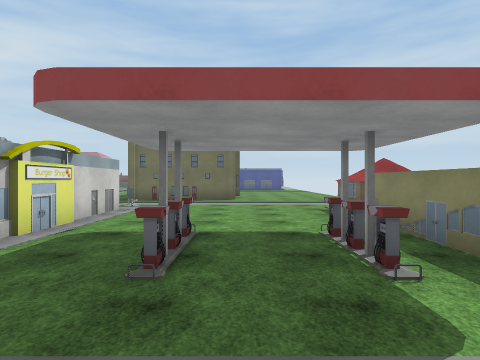
view 1 (above)

24 first-person views from a walk through a 3-D level made in the Unity game engine. The camera is 1.5 m above the floor, looks level and sees 75° across. The floor is counted in squares, 2 m on a side. Each view is taken from the middle of a square. On the plan, view 1 faces up. The plan holds only what a view shows up to about 10 squares ahead; the rest is blank. The place goes on beyond the plan. Some surface patterns are stand-ins.

view 2
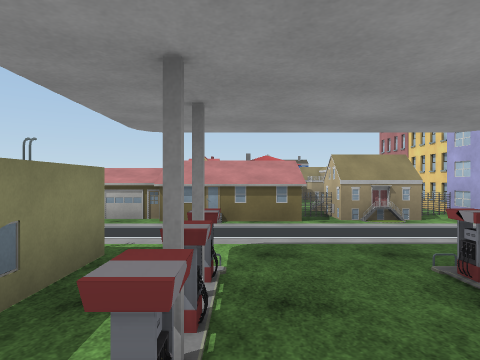

view 3
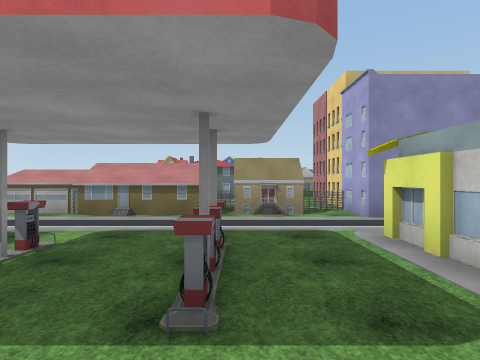

view 4
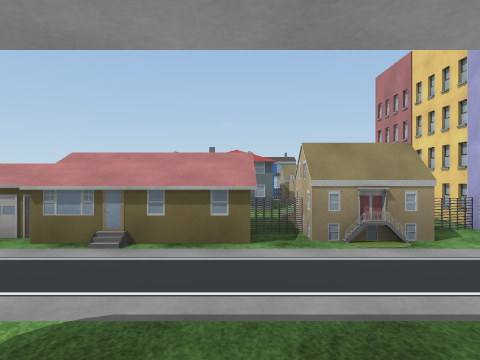

view 5
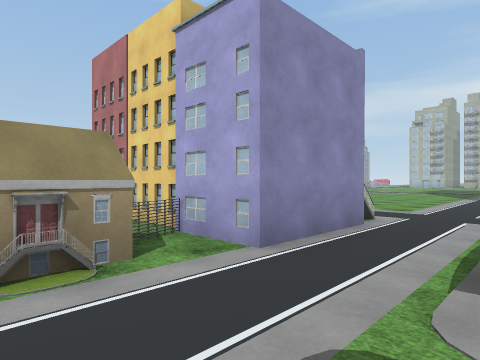

view 6
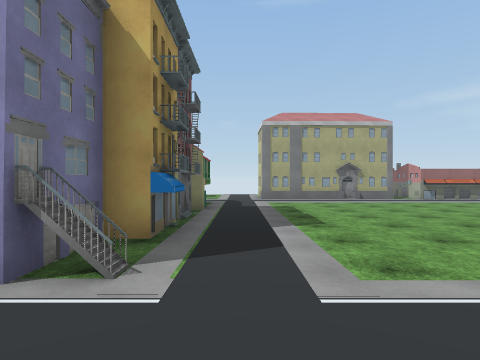

view 7
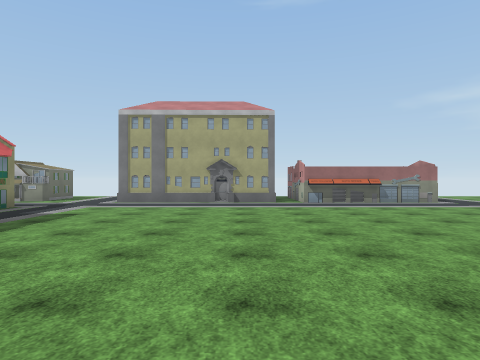

view 8
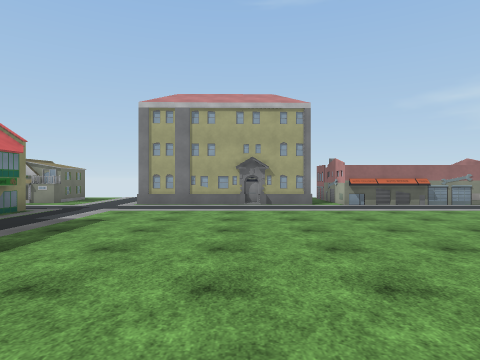

view 9
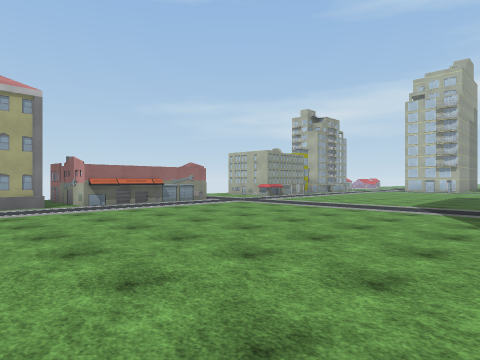

view 10
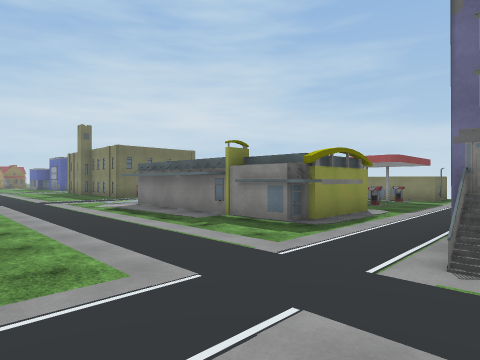

view 11
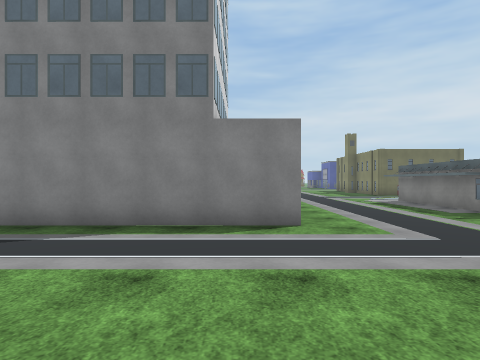

view 12
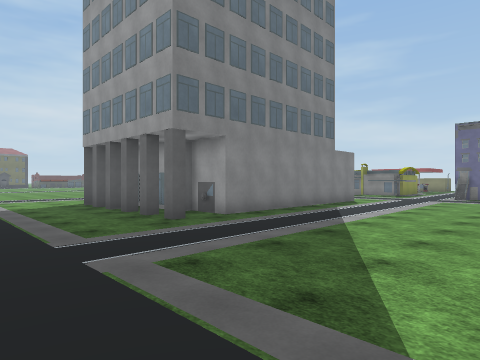

view 13
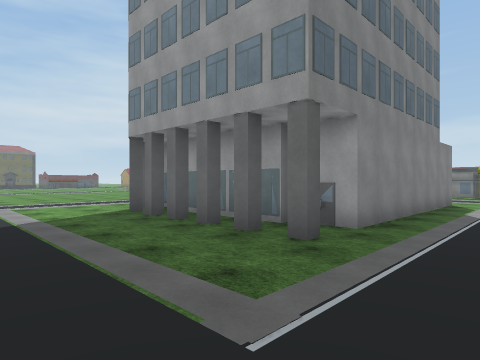

view 14
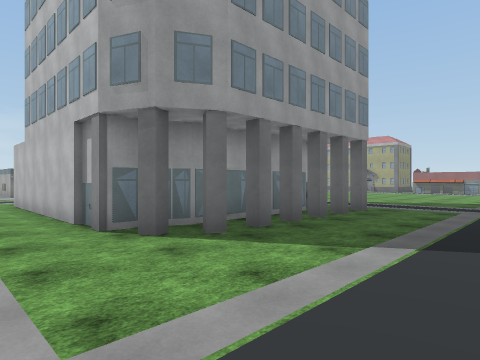

view 15
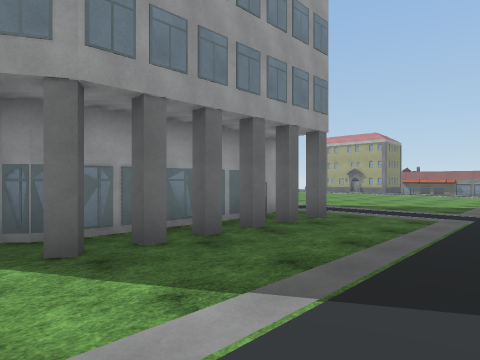

view 16
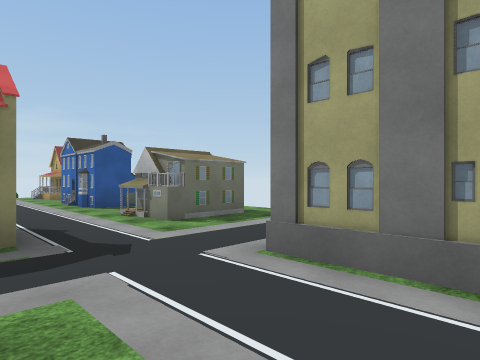

view 17
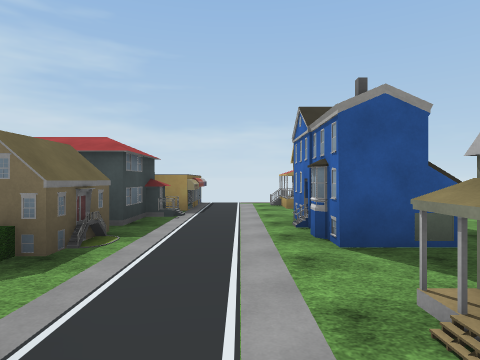

view 18
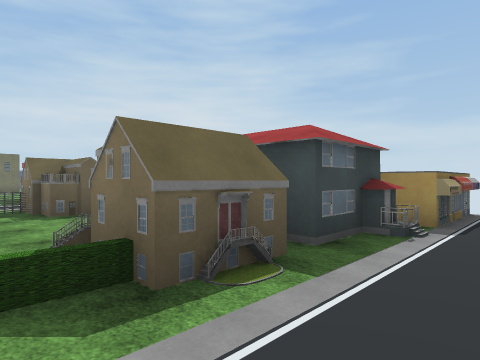

view 19
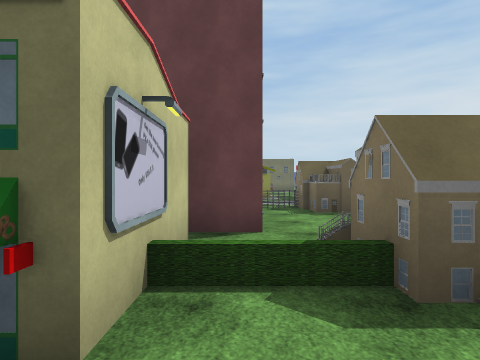

view 20
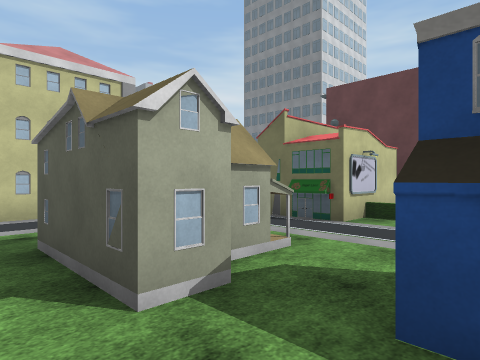

view 21
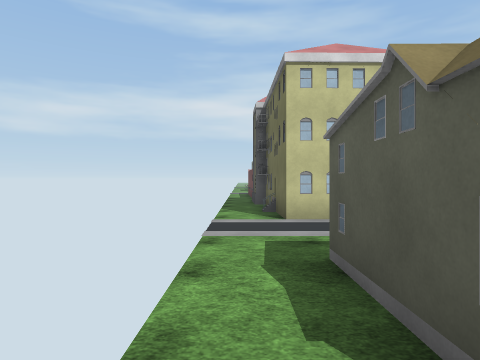

view 22
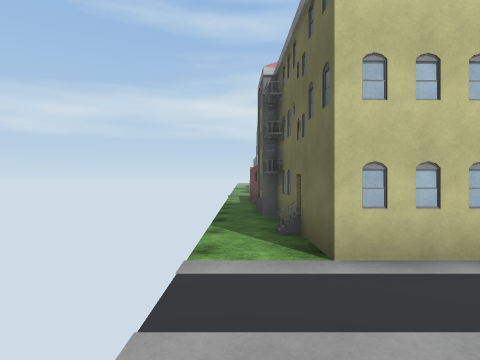

view 23
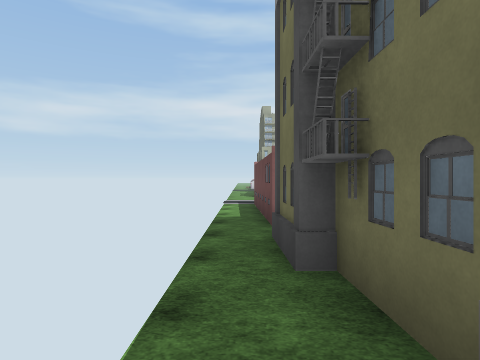

view 24
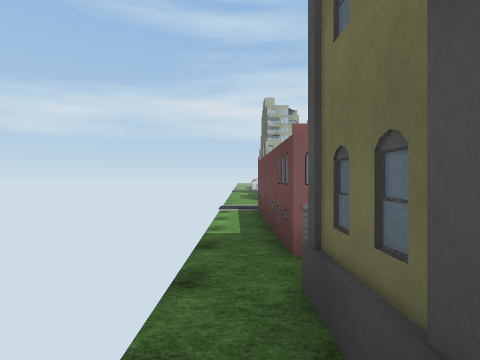

### Floor plan
Key: @ floor where view 1 was taken; # wall or solid block; . floor; / step, stairs or slope; = window, fence, low wall or low ledge; ^ raised ledge; B building; F fence; O other object.
Columns run from 21 left of view 1 to 4 right of it. Each row starts with its distance up from view 1.
 11   ..
 10 .....        ..     ....
  9 ........... .../  = ....
  8 ....BBBBB###....  . ....BB
  7 ...BBB      ...#  #.....BB
  6 ...BB       ...#  #.....
  5 ...BB       ...#  #.....#
  4 ...BB       ...## #.#.#.#
  3 ...B.B      ....###.=.=.#
  2 ...B.BBBB###....###.....#
  1 .........................
  0 .....................@....
 -1 ..............OO #.BF^^^##
 -2 ..............B###FBB#
 -3 ..............## #.BB^
 -4 ..............#  #....
 -5 ..............B ##..##
 -6 ..............###.BB
 -7  .............O #.BB
 -8   ............O #.OB##BO
 -9  ...............O......OOO
-10  .........................
-11   ###########..BBB.###..B.
-12   ###########..B#B.B     #
-13   ###########..B##..
-14   ..................

Where each view was taken, in squares from view 1:
view 1: 0 up, 0 right, facing up
view 2: 5 up, 1 right, facing down
view 3: 6 up, 1 left, facing down
view 4: 3 up, 0 right, facing down
view 5: 2 up, 1 left, facing down-left
view 6: 2 up, 8 left, facing down
view 7: 0 up, 13 left, facing down
view 8: 1 down, 12 left, facing down
view 9: 1 down, 12 left, facing down-left
view 10: 1 down, 10 left, facing up-right
view 11: 3 down, 11 left, facing up
view 12: 3 down, 21 left, facing up-right
view 13: 0 up, 21 left, facing up-right
view 14: 10 up, 21 left, facing down-right
view 15: 8 up, 21 left, facing down-right
view 16: 8 down, 11 left, facing down-right
view 17: 10 down, 6 left, facing right
view 18: 10 down, 4 left, facing up-right
view 19: 10 down, 4 left, facing up
view 20: 14 down, 2 left, facing up-left
view 21: 14 down, 3 left, facing left
view 22: 14 down, 6 left, facing left
view 23: 14 down, 10 left, facing left
view 24: 14 down, 12 left, facing left
